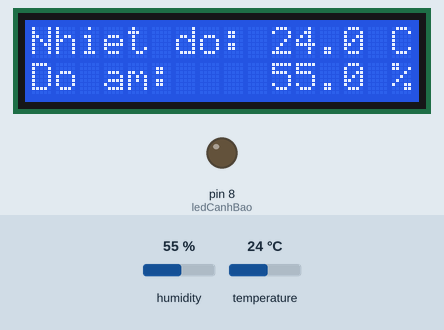
Simulated run of this sketch. Board: Arduino Uno, built with avr-gcc and run on an emulated ATmega328P. On the bench: 16×2 character LCD, output pins drawn as LEDs (lit = HIGH). Inputs (shaded band) come from the test bench; at power-on: humidity 55 %, temperature 24 °C.

Above: at 3.2 s.
3.3 s: humidity set to 21 %
At 4.8 s:
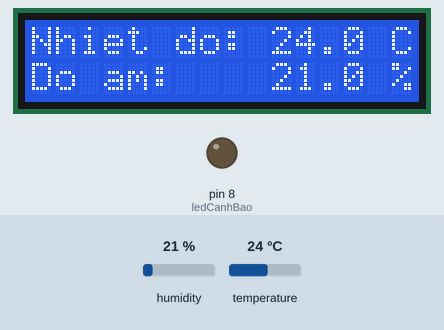
6.0 s: humidity set to 18 %
At 7.3 s:
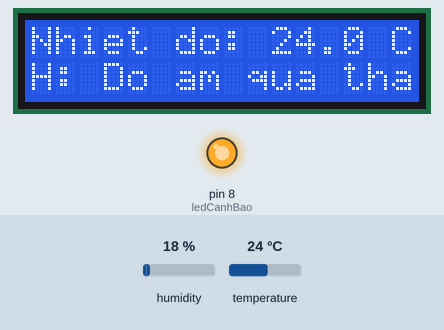
8.7 s: temperature set to 39 °C
At 11.1 s:
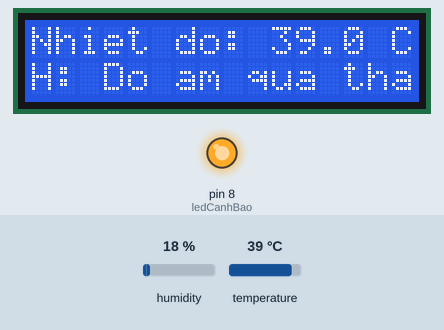
11.8 s: temperature set to 42 °C
At 13.6 s:
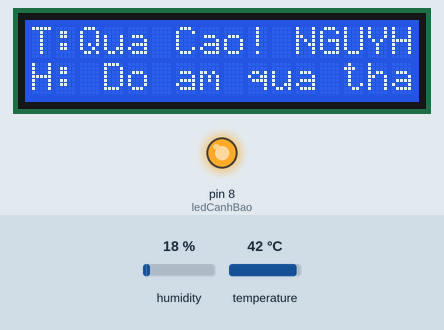
14.5 s: humidity set to 22 %
At 17.4 s:
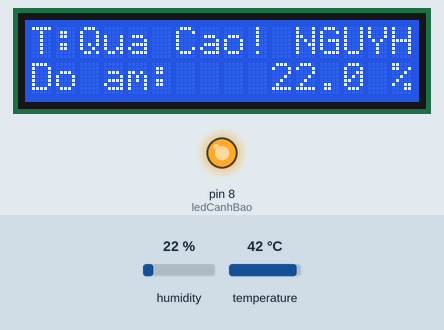
18.0 s: temperature set to 12 °C
At 19.9 s:
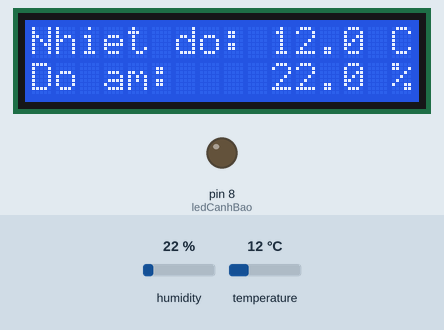
Timing chart, 0 to 21.4 s (numbered marks = the images above; inputs shaded):
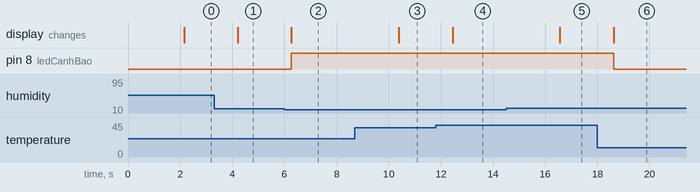

Measured:
- the behaviour switches between 20 and 19 % on humidity (found by bisection; images 1 and 2)
- the behaviour switches between 40 and 41 °C on temperature (found by bisection; images 3 and 4)
- after the input at 3.3 s, the display: changes after 0.91 s (image 1)
- after the input at 6.0 s, pin 8 (ledCanhBao): LOW → HIGH after 0.27 s; the display: changes after 0.27 s (image 2)
- after the input at 8.7 s, the display: changes after 1.7 s (image 3)
- after the input at 11.8 s, the display: changes after 0.65 s (image 4)
- after the input at 14.5 s, the display: changes after 2.1 s (image 5)
- after the input at 18.0 s, pin 8 (ledCanhBao): HIGH → LOW after 0.62 s; the display: changes after 0.62 s (image 6)

The sketch:

Project1_DHT11.ino
```cpp
#include <DHT.h>
#include <Wire.h>
#include <LiquidCrystal_I2C.h>

#define DHTPIN 2
#define DHTTYPE DHT11
DHT dht(DHTPIN, DHTTYPE);

// Địa chỉ màn hình LCD đã test chạy ngon ở mạch của ông
LiquidCrystal_I2C lcd(0x27, 16, 2);

const int ledCanhBao = 8;

void setup() {
  dht.begin();
  lcd.init();
  lcd.backlight();

  lcd.setCursor(0, 0);
  lcd.print("He thong IoT");
  lcd.setCursor(0, 1);
  lcd.print("Dang ket noi...");
  delay(2000);
  lcd.clear();

  pinMode(ledCanhBao, OUTPUT);
}

void loop() {
  float doAm = dht.readHumidity();
  float nhietDo = dht.readTemperature();

  if (isnan(doAm) || isnan(nhietDo)) {
    lcd.setCursor(0, 0);
    lcd.print("Loi cam bien!   ");
    lcd.setCursor(0, 1);
    lcd.print("Kiem tra lai day");
    return;
  }

  // CỜ BÁO ĐỘNG (Dùng để kiểm tra xem có bất kỳ lỗi nào không để bật LED)
  bool coSuCo = false;

  // --- KHỐI XỬ LÝ 1: KIỂM TRA NHIỆT ĐỘ ---
  lcd.setCursor(0, 0);
  if (nhietDo > 40.0) {
    lcd.print("T:Qua Cao! NGUYHIEM");
    coSuCo = true;
  }
  else if (nhietDo < 5.0) {
    lcd.print("T:Qua Thap!NGUYHIEM");
    coSuCo = true;
  }
  else {
    lcd.print("Nhiet do: ");
    lcd.print(nhietDo, 1);
    lcd.print(" C  ");
  }

  // --- KHỐI XỬ LÝ 2: KIỂM TRA ĐỘ ẨM ---
  lcd.setCursor(0, 1);
  if (doAm > 89) {
    lcd.print("H: Do am qua cao   ");
    coSuCo = true;
  }
  else if (doAm < 20.0) {
    lcd.print("H: Do am qua thap  ");
    coSuCo = true;
  }
  else {
    lcd.print("Do am:    ");
    lcd.print(doAm, 1);
    lcd.print(" %  ");
  }

  // --- KHỐI ĐIỀU KHIỂN ĐÈN LED CẢNH BÁO ---
  if (coSuCo == true) {
    digitalWrite(ledCanhBao, HIGH); // Bật đèn khi rơi vào bất kỳ trường hợp bất thường nào
  } else {
    digitalWrite(ledCanhBao, LOW);  // Tắt đèn khi mọi thông số an toàn
  }

  delay(2000); // Đợi 2 giây rồi đọc lại dữ liệu
}
```
